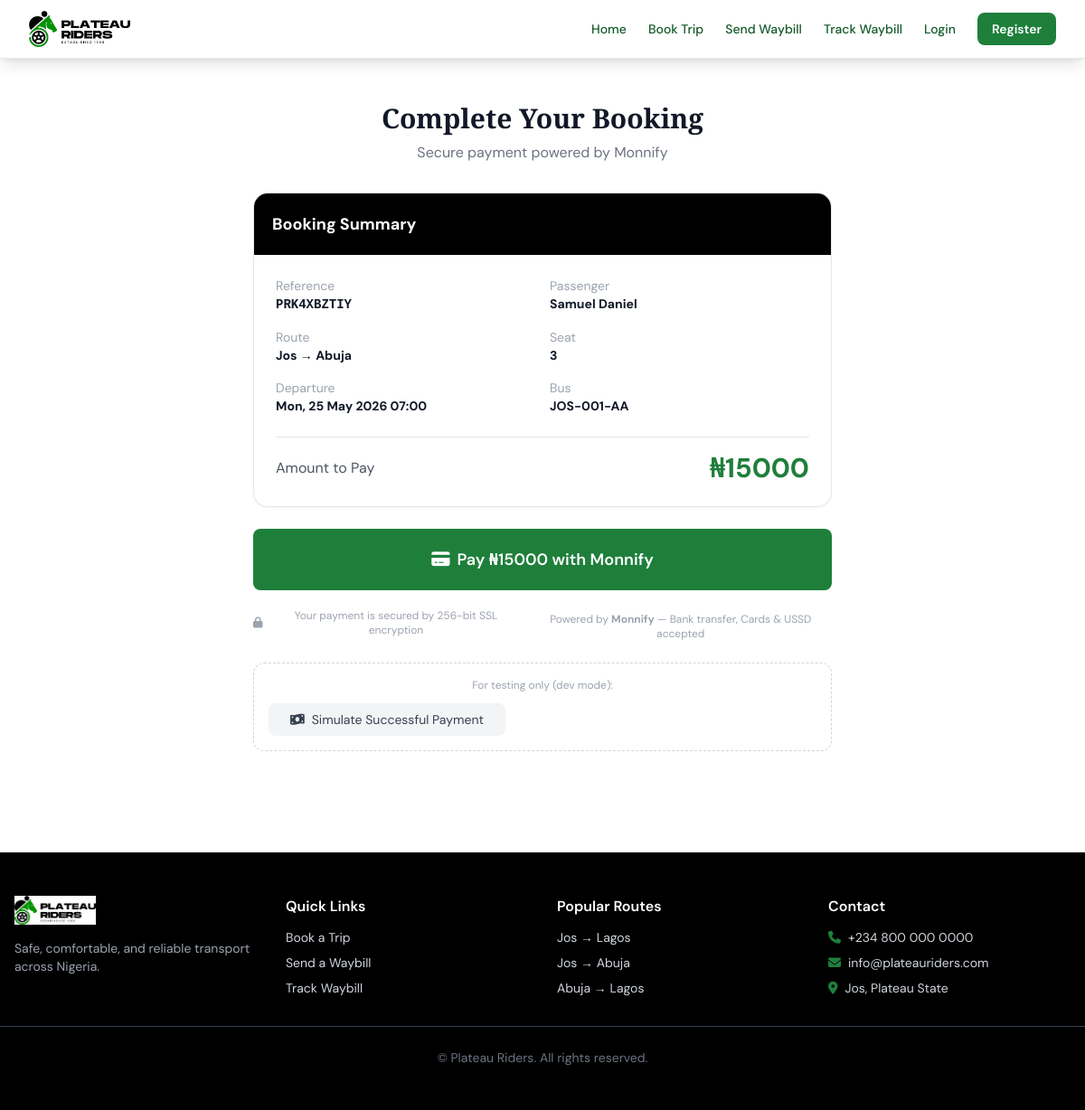
The page /booking/payment/PRK4XBZTIY/ on the database its author committed.
### apps/booking/models.py (models this page shows, shortened)
class Booking(models.Model):
    STATUS_CHOICES = [
        ('pending', 'Pending Payment'),
        ('confirmed', 'Confirmed'),
        ('cancelled', 'Cancelled'),
    ]
    trip = models.ForeignKey(Trip, on_delete=models.CASCADE, related_name='bookings')
    passenger = models.ForeignKey(User, on_delete=models.SET_NULL, null=True, blank=True, related_name='bookings')
    start_stop = models.CharField(max_length=100)
    end_stop = models.CharField(max_length=100)
    seat = models.ForeignKey(Seat, on_delete=models.SET_NULL, null=True, related_name='bookings')
    passenger_name = models.CharField(max_length=200)
    phone = models.CharField(max_length=15)
    passenger_photo = models.ImageField(upload_to='photos/', null=True, blank=True)
    booking_reference = models.CharField(max_length=20, unique=True, blank=True)
    amount_paid = models.DecimalField(max_digits=10, decimal_places=2, default=0)
    payment_reference = models.CharField(max_length=100, blank=True)
    status = models.CharField(max_length=20, choices=STATUS_CHOICES, default='pending')
    created_at = models.DateTimeField(auto_now_add=True)

class Trip(models.Model):
    STATUS_CHOICES = [
        ('scheduled', 'Scheduled'),
        ('boarding', 'Boarding'),
        ('in_transit', 'In Transit'),
        ('completed', 'Completed'),
        ('cancelled', 'Cancelled'),
    ]
    route = models.ForeignKey(Route, on_delete=models.CASCADE, related_name='trips')
    bus = models.ForeignKey(Bus, on_delete=models.CASCADE, related_name='trips')
    departure_time = models.DateTimeField()
    arrival_time = models.DateTimeField(null=True, blank=True)
    price = models.DecimalField(max_digits=10, decimal_places=2)
    status = models.CharField(max_length=20, choices=STATUS_CHOICES, default='scheduled')
    created_at = models.DateTimeField(auto_now_add=True)

### apps/buses/models.py (models this page shows, shortened)
class Seat(models.Model):
    bus = models.ForeignKey(Bus, on_delete=models.CASCADE, related_name='seats')
    seat_number = models.PositiveIntegerField()
    class Meta:
        unique_together = ('bus', 'seat_number')
        ordering = ['seat_number']

class Bus(models.Model):
    BUS_TYPES = [
        ('standard', 'Standard Bus'),
        ('luxury', 'Luxury Bus'),
        ('minibus', 'Minibus'),
        ('coaster', 'Coaster'),
    ]
    plate_number = models.CharField(max_length=20, unique=True)
    capacity = models.PositiveIntegerField()
    bus_type = models.CharField(max_length=20, choices=BUS_TYPES, default='standard')
    is_active = models.BooleanField(default=True)
    created_at = models.DateTimeField(auto_now_add=True)

### apps/booking/views.py (the view)
# urls.py: path('booking/payment/<str:booking_ref>/', views.booking_payment, name='booking_payment'),
def booking_payment(request, booking_ref):
    booking = get_object_or_404(Booking, booking_reference=booking_ref)
    return render(request, 'booking/payment.html', {
        'booking': booking,
        'monnify_api_key': settings.MONNIFY_API_KEY,
        'monnify_contract_code': settings.MONNIFY_CONTRACT_CODE,
    })

### templates/booking/payment.html (shortened to what this page needs)
{% extends 'base.html' %}
{% block content %}
<div class="max-w-2xl mx-auto px-4 py-12">
    <div class="text-center mb-8">
        <h1 class="font-display text-3xl font-bold mb-2">Complete Your Booking</h1>
        <p class="text-gray-500">Secure payment powered by Monnify</p>
    </div>
    <div class="bg-white border border-gray-200 rounded-2xl shadow-sm overflow-hidden mb-6">
        <div class="bg-black text-white p-5">
            <h3 class="font-bold text-lg">Booking Summary</h3>
        </div>
        <div class="p-6">
            <div class="grid grid-cols-2 gap-4 text-sm mb-6">
                <div>
                    <span class="text-gray-400 block">Reference</span>
                    <strong class="font-mono">{{ booking.booking_reference }}</strong>
                </div>
                <div>
                    <span class="text-gray-400 block">Passenger</span>
                    <strong>{{ booking.passenger_name }}</strong>
                </div>
                <div>
                    <span class="text-gray-400 block">Route</span>
                    <strong>{{ booking.start_stop }} → {{ booking.end_stop }}</strong>
                </div>
                <div>
                    <span class="text-gray-400 block">Seat</span>
                    <strong>{{ booking.seat.seat_number }}</strong>
                </div>
                <div>
                    <span class="text-gray-400 block">Departure</span>
                    <strong>{{ booking.trip.departure_time|date:"D, d M Y H:i" }}</strong>
                </div>
                <div>
                    <span class="text-gray-400 block">Bus</span>
                    <strong>{{ booking.trip.bus.plate_number }}</strong>
                </div>
            </div>
            <div class="border-t pt-4 flex items-center justify-between">
                <span class="text-gray-600">Amount to Pay</span>
                <span class="font-bold text-3xl text-pr-green">₦{{ booking.amount_paid|floatformat:0 }}</span>
            </div>
        </div>
    </div>
    <button id="pay-btn" class="btn-primary w-full py-5 text-lg mb-4 flex items-center justify-center gap-2">
        <i class="fa-solid fa-credit-card"></i>
        Pay ₦{{ booking.amount_paid|floatformat:0 }} with Monnify
    </button>
    <div class="text-center text-xs text-gray-400 mb-6 flex items-center justify-center gap-2">
        <i class="fa-solid fa-lock"></i>
        Your payment is secured by 256-bit SSL encryption
        <div class="mt-2">Powered by <strong>Monnify</strong> — Bank transfer, Cards & USSD accepted</div>
    </div>
    <div class="border border-dashed border-gray-300 rounded-xl p-4 text-center">
        <p class="text-xs text-gray-400 mb-3">For testing only (dev mode):</p>
        <button id="dev-confirm-btn" class="bg-gray-100 text-gray-700 px-6 py-2 rounded-lg text-sm hover:bg-gray-200 flex items-center justify-center gap-2">
            <i class="fa-solid fa-money-bill-wave"></i>
            Simulate Successful Payment
        </button>
    </div>
</div>
{% endblock %}

### templates/base.html (style rules this page uses)
body { font-family: 'DM Sans', system-ui, sans-serif; }
.font-display { font-family: 'Playfair Display', Georgia, serif; }
.btn-primary { background-color: #1E7F3B; color: white; padding: 0.75rem 1.5rem; border-radius: 0.5rem; font-weight: 600; transition: background-color 0.2s; display: inline-block; cursor: pointer; border: none; }

### rows shown on the page
Booking: booking_reference "PRK4XBZTIY", passenger_name "Samuel Daniel", start_stop "Jos", end_stop "Abuja", seat.seat_number "3", trip.departure_time "Mon, 25 May 2026 07:00", trip.bus.plate_number "JOS-001-AA", amount_paid "15000"
